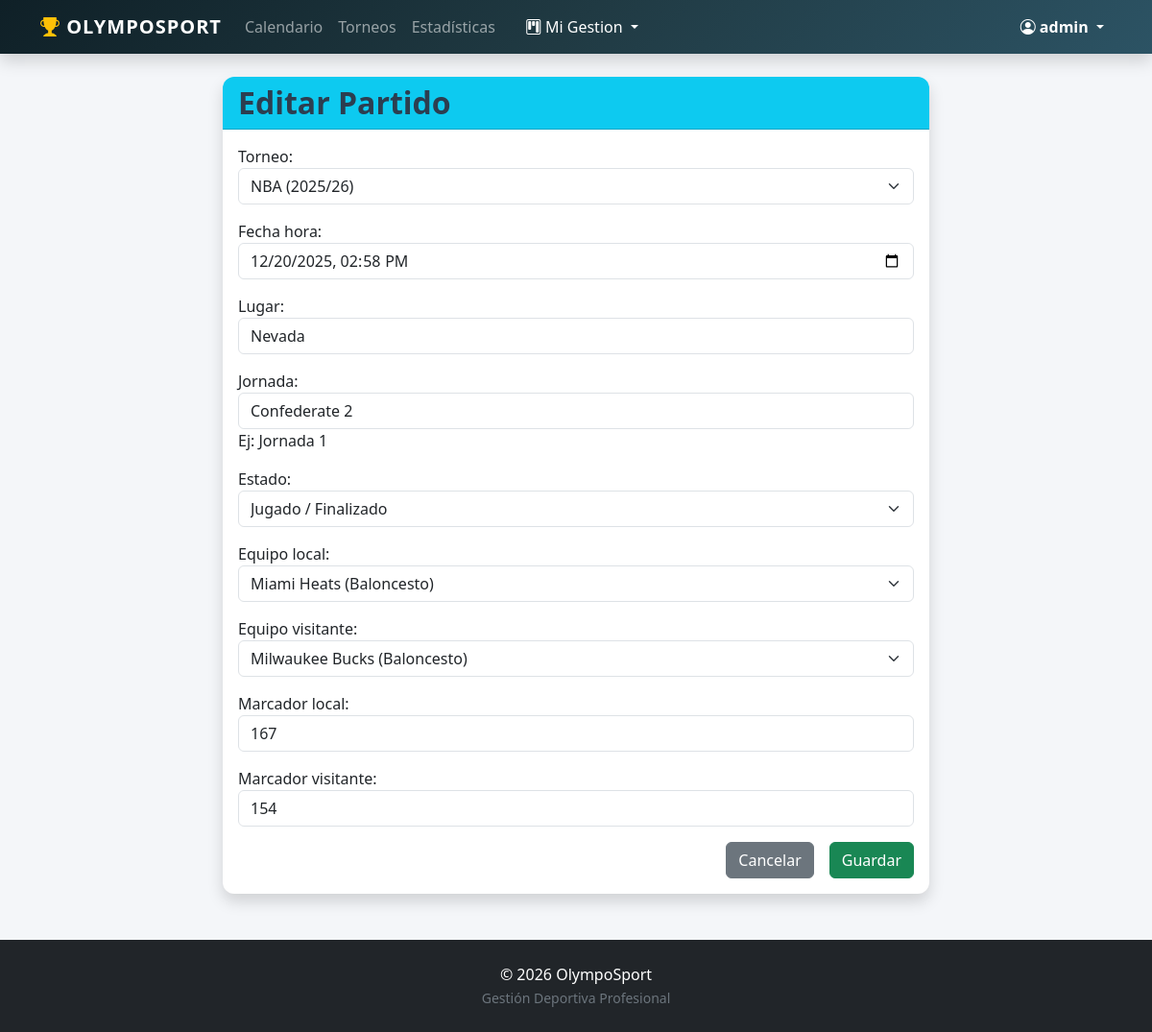
Page /partidos/6/editar/ (signed in) on the committed database.
### SportApp/models.py (models this page shows, shortened)
class  Partido(models.Model):
    class EstadoPartido(models.TextChoices):
        PENDIENTE = 'PENDIENTE', 'Pendiente'
        JUGADO = 'JUGADO', 'Jugado / Finalizado'
        SUSPENDIDO = 'SUSPENDIDO', 'Suspendido'
    class FasePartido(models.TextChoices):
        REGULAR = 'REGULAR', 'Fase Regular'
        SEMIFINAL = 'SEMIFINAL', 'Semifinal'
        FINAL = 'FINAL', 'Final'
    usuario=models.ForeignKey(User,on_delete=models.CASCADE,related_name='partidos')
    torneo = models.ForeignKey(Torneo, on_delete=models.CASCADE, related_name='partidos')
    fecha_hora = models.DateTimeField()
    lugar = models.CharField(max_length=100)
    jornada = models.CharField(max_length=50, help_text="Ej: Jornada 1")
    estado = models.CharField(max_length=20,choices=EstadoPartido.choices,
        default=EstadoPartido.PENDIENTE
    )
    fase = models.CharField(max_length=20, choices=FasePartido.choices,
        default=FasePartido.REGULAR)
    equipo_local = models.ForeignKey(Equipo, on_delete=models.CASCADE, related_name='partidos_local')
    equipo_visitante = models.ForeignKey(Equipo, on_delete=models.CASCADE, related_name='partidos_visitante')
    marcador_local = models.PositiveIntegerField(default=0)
    marcador_visitante = models.PositiveIntegerField(default=0)

### SportApp/views.py (the view, shortened to what this page needs)
# urls.py: path('partidos/<int:pk>/editar/', views.PartidoUpdateView.as_view(), name='partido_editar'),
class PartidoUpdateView(StaffRequiredMixin, UpdateView):
    model = Partido
    form_class = PartidoForm
    template_name = 'SportApp/partido_crear.html'

### SportApp/forms.py
class PartidoForm(forms.ModelForm):
    class Meta:
        model=Partido
        exclude=['usuario'] # Excluir el campo 'usuario' del formulario
        fields=('torneo','fecha_hora','lugar','jornada','estado','equipo_local','equipo_visitante','marcador_local','marcador_visitante')
        widgets={
            'torneo':forms.Select(attrs={'class':'form-select'}),
            'fecha_hora':forms.DateTimeInput(attrs={'class':'form-control','type':'datetime-local'}),
            'lugar':forms.TextInput(attrs={'class':'form-control'}),
            'jornada':forms.TextInput(attrs={'class':'form-control'}),
            'estado':forms.Select(attrs={'class':'form-select'}),
            'equipo_local':forms.Select(attrs={'class':'form-select'}),
            'equipo_visitante':forms.Select(attrs={'class':'form-select'}),
            'marcador_local':forms.NumberInput(attrs={'class':'form-control'}),
            'marcador_visitante':forms.NumberInput(attrs={'class':'form-control'}),
        }

### SportApp/models.py (called while the page is built)
    def __str__(self):
        return f"{self.nombre} ({self.deporte.nombre})"

    def __str__(self):
        return f"{self.nombre} ({self.temporada})"

### SportApp/views.py (called while the page is built)
    def test_func(self):
        return self.request.user.is_staff

### SportApp/templates/SportApp/partido_crear.html (shortened to what this page needs)
{% extends "SportApp/base.html" %}
{% block content %}
<div class="row justify-content-center">
    <div class="col-md-8">
        <div class="card shadow">
            <div class="card-header bg-info text-white">
                <h2 class="mb-0">{% if form.instance.pk %}Editar Partido{% else %}Crear Partido{% endif %}</h2>
            </div>
            <div class="card-body">
                <form method="post">
                    <div class="mb-3">
                        {{ form.as_p }}
                    </div>
                    <div class="d-grid gap-2 d-md-flex justify-content-md-end">
                        <a href="{% url 'ver_eventos' %}" class="btn btn-secondary me-md-2">Cancelar</a>
                        <button type="submit" class="btn btn-success">Guardar</button>
                    </div>
                </form>
            </div>
        </div>
    </div>
</div>
{% endblock %}

### SportApp/templates/SportApp/base.html (shortened to what this page needs)
{% load static %}
<!DOCTYPE html>
<html lang="es">
<head>
    <link href="https://cdn.jsdelivr.net/npm/bootstrap@5.3.0/dist/css/bootstrap.min.css" rel="stylesheet">
    <link rel="stylesheet" href="https://cdn.jsdelivr.net/npm/bootstrap-icons@1.11.0/font/bootstrap-icons.css">
    <link rel="stylesheet" href="{% static 'SportApp/style.css' %}">
</head>
<body>
    <nav class="navbar navbar-expand-lg navbar-dark bg-dark mb-4 shadow">
        <div class="container">
            <a class="navbar-brand fw-bold" href="{% url 'inicio' %}">
                <i class="bi bi-trophy-fill text-warning"></i> OlympoSport
            </a>
            <div class="collapse navbar-collapse" id="navbarNav">
                <ul class="navbar-nav me-auto">
                    <li class="nav-item"><a class="nav-link" href="{% url 'ver_eventos' %}">Calendario</a></li>
                    <li class="nav-item"><a class="nav-link" href="{% url 'torneo_lista' %}">Torneos</a></li>
                    <li class="nav-item"><a class="nav-link" href="{% url 'estadisticas' %}">Estadísticas</a></li>
                    {% if user.is_authenticated %}
                        <li class="nav-item dropdown ms-lg-3">
                            <a class="nav-link dropdown-toggle text-white" href="#" role="button" data-bs-toggle="dropdown">
                                <i class="bi bi-kanban"></i> Mi Gestion
                            </a>
                        </li>
                    {% endif %}
                </ul>
                <ul class="navbar-nav ms-auto align-items-center">
                    {% if user.is_authenticated %}
                        <li class="nav-item dropdown">
                            <a class="nav-link dropdown-toggle active fw-bold" href="#" role="button" data-bs-toggle="dropdown">
                                <i class="bi bi-person-circle"></i> {{ user.username }}
                            </a>
                        </li>
                    {% else %}
                        <li class="nav-item">
                            <a href="{% url 'login' %}" class="btn btn-outline-light btn-sm">
                                <i class="bi bi-box-arrow-in-right"></i> Iniciar Sesión
                            </a>
                        </li>
                    {% endif %}
                </ul>
            </div>
        </div>
    </nav>
    <div class="container">
        {% block content %}
        {% endblock %}
    </div>
    <footer class="bg-dark text-white text-center py-4 mt-5">
        <div class="container">
            <p class="mb-0">© 2026 OlympoSport</p>
            <small class="text-secondary">Gestión Deportiva Profesional</small>
        </div>
    </footer>
</body>
</html>

### SportApp/static/SportApp/style.css (style rules this page uses)
body { background-color: #f4f6f9; font-family: 'Segoe UI', Tahoma, Geneva, Verdana, sans-serif; }
.navbar-dark.bg-dark { background: linear-gradient(135deg, #0f2027 0%, #203a43 50%, #2c5364 100%) !important; box-shadow: 0 4px 12px rgba(0,0,0,0.15); }
.navbar-brand { font-weight: 700; letter-spacing: 1px; text-transform: uppercase; }
.card { border: none; border-radius: 12px; box-shadow: 0 2px 5px rgba(0,0,0,0.05); transition: transform 0.3s ease, box-shadow 0.3s ease; overflow: hidden; }
h1, h2, h3 { color: #2c3e50; font-weight: 600; }

### SportApp/templates/SportApp/base.html (style rules this page uses)
body { min-height: 100vh; display: flex; flex-direction: column; }
footer { margin-top: auto; }

### rows in the picture
Partido: torneo "NBA (2025/26)", fecha_hora "12/20/2025 14:58", lugar "Nevada", jornada "Confederate 2", estado "Jugado / Finalizado", equipo_local "Miami Heats (Baloncesto)", equipo_visitante "Milwaukee Bucks (Baloncesto)", marcador_local "167", marcador_visitante "154"

### other values in the picture
{{ user.username }} "admin"
